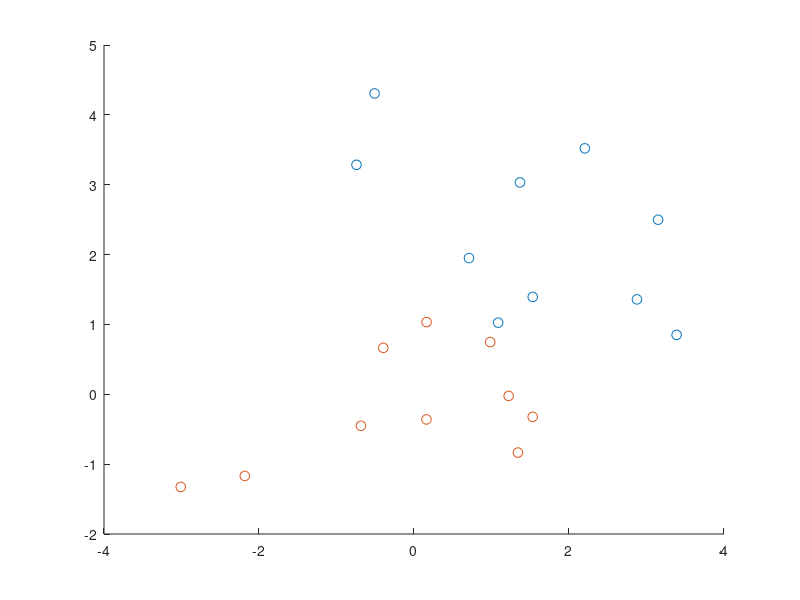

Write MATLAB code to recreate this figure. (Note: this script raises an error after producing the figure.)
clc
N = 10;
K = 2;
Sigma1 = [2 -1;-1 1];
mu1 = [2 2];
remu1=repmat(mu1,N,1);
[n1,d1]=size(remu1);
[E1,Lambda1]=eig(Sigma1);
U1 = sqrt(Lambda1)*E1';
X1 = randn(n1,d1)*U1 + remu1;
scatter(X1(:,1),X1(:,2),50,"bo");
hold on
Sigma2 = [1,0.5;0.5 1];
mu2 = [0 0];
remu2=repmat(mu2,N,1);
[n2,d2]=size(remu2);
[E2,Lambda2]=eig(Sigma2);
U2 = sqrt(Lambda2)*E2';
X2 = randn(n2,d2)*U2 + remu2;
scatter(X2(:,1),X2(:,2),50,"ro");
X=[X1;X2];


%LDA decision boundary
emu1 = sum(X1)/ N;
emu2 = sum(X2)/ N;
esum1 = [0 0;0 0]; 
for k=1:length(X1)
   esum1 = esum1+(X1(k,:)-emu1)'*(X1(k,:)-emu1);
end
esum2 = [0 0;0 0];
for k=1:length(X2)
   esum2 = esum2+(X2(k,:)-emu2)'*(X2(k,:)-emu2);
end
esigma = (esum1+esum2)/(N-K);
delta = @(x1,x2) [x1 x2]*inv(esigma)*emu1'-1/2*emu1*inv(esigma)*emu1'-[x1 x2]*inv(esigma)*emu2'+1/2*emu2*inv(esigma)*emu2';
fimplicit(delta,"g");

% Theoretical Bayes decision boundary
G = @(a,b)(2*pi)^(-1)*abs(det(Sigma1))^(-1/2)*exp((-1/2)*([a b]-mu1)*inv(Sigma1)*([a b]-mu1)') - (2*pi)^(-1)*abs(det(Sigma2))^(-1/2)*exp((-1/2)*([a b]-mu2)*inv(Sigma2)*([a b]-mu2)');
fimplicit(G,"k-");
% Empirical Bayes decision boundary
emu1 = sum(X1)/ N;
emu2 = sum(X2)/ N;
esum1 = [0 0;0 0]; 
for k=1:length(X1)
   esum1 = esum1+(X1(k,:)-emu1)'*(X1(k,:)-emu1);
end
esum2 = [0 0;0 0];
for k=1:length(X2)
   esum2 = esum2+(X2(k,:)-emu2)'*(X2(k,:)-emu2);
end
esigma1 = esum1/(N-1);
esigma2 = esum2/(N-1);
G = @(a,b)(2*pi)^(-1)*abs(det(esigma1))^(-1/2)*exp((-1/2)*([a b]-emu1)*inv(esigma1)*([a b]-emu1)') - (2*pi)^(-1)*abs(det(esigma2))^(-1/2)*exp((-1/2)*([a b]-emu2)*inv(esigma2)*([a b]-emu2)');
fimplicit(G,"k--");legend("sample1","sample2","LDA","Bayes(theoretical)","Bayes(estimated)",'Location','northwest')
xlabel('x1','FontSize',12);
ylabel('x2','FontSize',12);
hold off


